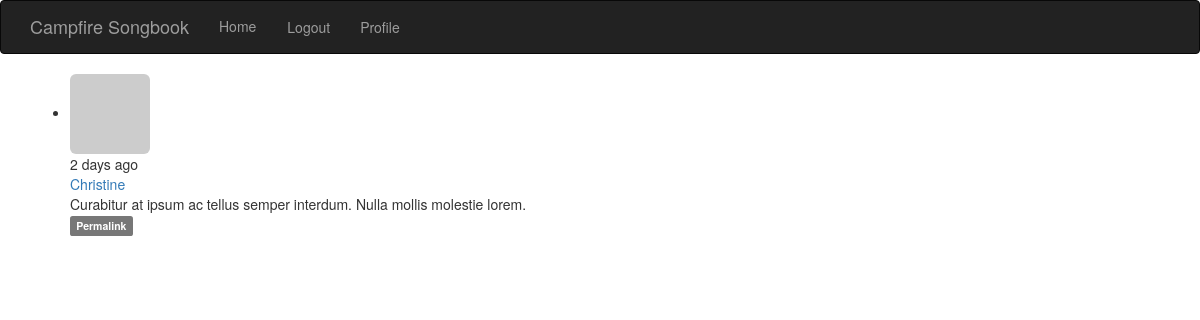
The app's page /post/29 (signed in) with its own data.
### app/models.py (models this page shows, shortened)
class Post(db.Model):
    __tablename__ = 'posts'
    id = db.Column(db.Integer, primary_key=True)
    timestamp = db.Column(db.DateTime, default=datetime.utcnow)
    body = db.Column(db.Text)
    author_id = db.Column(db.Integer, db.ForeignKey('users.id'))

class User(UserMixin, db.Model):
    __tablename__ = 'users'
    id = db.Column(db.Integer, primary_key=True)
    email = db.Column(db.String(64), unique=True, index=True)
    username = db.Column(db.String(64), unique=True, index=True)
    name = db.Column(db.String(64), unique=True, index=True)
    role_id = db.Column(db.Integer, db.ForeignKey('roles.id'))
    location = db.Column(db.String(64))
    about_me = db.Column(db.Text)
    password_hash = db.Column(db.String(128))
    confirmed = db.Column(db.Boolean, default=False)
    avatar_hash = db.Column(db.String(32))
    posts = db.relationship('Post', backref='author', lazy='dynamic')
    member_since = db.Column(db.DateTime(), default=datetime.utcnow)
    last_seen = db.Column(db.DateTime(), default=datetime.utcnow)
    followed = db.relationship('Follow', foreign_keys=[Follow.follower_id],
        backref=db.backref('follower', lazy=True), lazy='dynamic',
        cascade='all, delete-orphan')
    followers = db.relationship('Follow', foreign_keys=[Follow.followed_id],
        backref=db.backref('followed', lazy='joined'), lazy='dynamic',
        cascade='all, delete-orphan')
    def gravatar(self, size=100, default='identicon', rating='g'):
        if request.is_secure:
            url = 'https://www.gravatar.com/avatar'
        else:
            url = 'http://www.gravatar.com/avatar'
        if self.avatar_hash is None:
            avatar_hash_maker()
        return '{url}/{avatar_hash}?s={size}&d={default}&r={rating}'.format(
            url=url, avatar_hash=self.avatar_hash, size=size, default=default, rating=rating)
    @property
    def password(self):
        raise AttributeError('Password is not a readable attribute')
    def can(self, permissions):
        return self.role is not None and (
            (self.role.permissions & permissions) == permissions)
    def is_administrator(self):
        return self.can(Permission.ADMINISTER)
    def ping(self):
        self.last_seen = datetime.utcnow()
        db.session.add(self)

### app/main/views.py (the view)
@main.route('/post/<int:id>')
def post(id):
    post = Post.query.get_or_404(id)
    return render_template('post.html', posts=[post])

### app/auth/views.py (called while the page is built)
@auth.before_app_request
def before_request():
    if current_user.is_authenticated:
        current_user.ping()
        if not current_user.confirmed and request.endpoint[:5] != 'auth.':
            return redirect(url_for('auth.unconfirmed'))

### app/main/__init__.py (called while the page is built)
@main.app_context_processor
def inject_permissions():
    return dict(Permission=Permission)

### app/models.py (called while the page is built)
@login_manager.user_loader
def load_user(user_id):
    return User.query.get(int(user_id))

### app/templates/post.html (shortened to what this page needs)
{% extends "base.html" %}
{% block page_content %}
{% include '_posts.html' %}
{% endblock %}

### app/templates/_posts.html (shortened to what this page needs)
<ul class="posts">
    {% for post in posts %}
        <li class="post">
            <div class="profile-thumbnail">
                <a href="{{ url_for('.user', username=post.author.username) }}">
                    <img class="img-rounded profile-thumbnail" src="{{ post.author.gravatar(size=40) }}" alt="author_icon">
                </a>
            </div>
            <div class="post-content">
                <div class="post-date">
                    {{ moment(post.timestamp).fromNow() }}
                </div>
                <div class="post-author">
                    <a href="{{ url_for('.user', username=post.author.username) }}">
                        {{ post.author.username }}
                    </a>
                </div>
                <div class="post-body">
                    {{ post.body }}
                    <div class="post-footer">
                        <a href="{{ url_for('.post', id=post.id) }}">
                            <span class="label label-default">Permalink</span>
                        </a>
                    </div>
                </div>
            </div>
        </li>
        <br>
    {% endfor %}
</ul>

### records on screen
Post: timestamp "2 days ago", author.username "Christine", body "Curabitur at ipsum ac tellus semper interdum. Nulla mollis molestie lorem."
